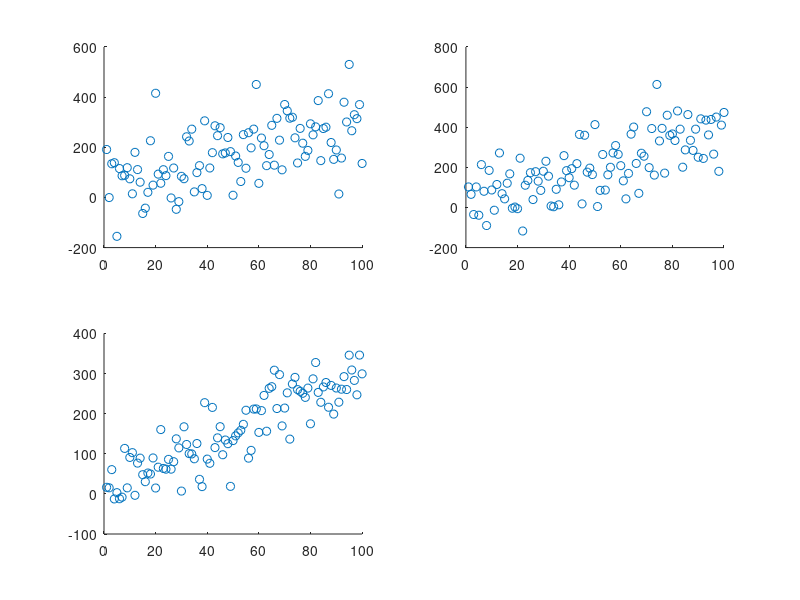

This chart was generated by the following MATLAB code: (Note: this script raises an error after producing the figure.)
x1 = 1:100;
y1 = 3 * x1 + 9;
y1 = y1 + 100*randn(1, length(x1));

x2 = 1:100;
y2 = 4 * x2 + 9;
y2 = y2 + 100*randn(1, length(x2));

x3 = 1:100;
y3 = 3 * x3 + 9;
y3 = y3 + 50*randn(1, length(x3));


figure;
subplot(2,2,1);
scatter(x1,y1);
subplot(2,2,2);
scatter(x2,y2);
subplot(2,2,3);
scatter(x3,y3);

CompareSlopes(x1,y1,x1,y1,'greater')
CompareSlopes(x1,y1,x2,y2,'greater')
CompareSlopes(x1,y1,x3,y3,'greater')
